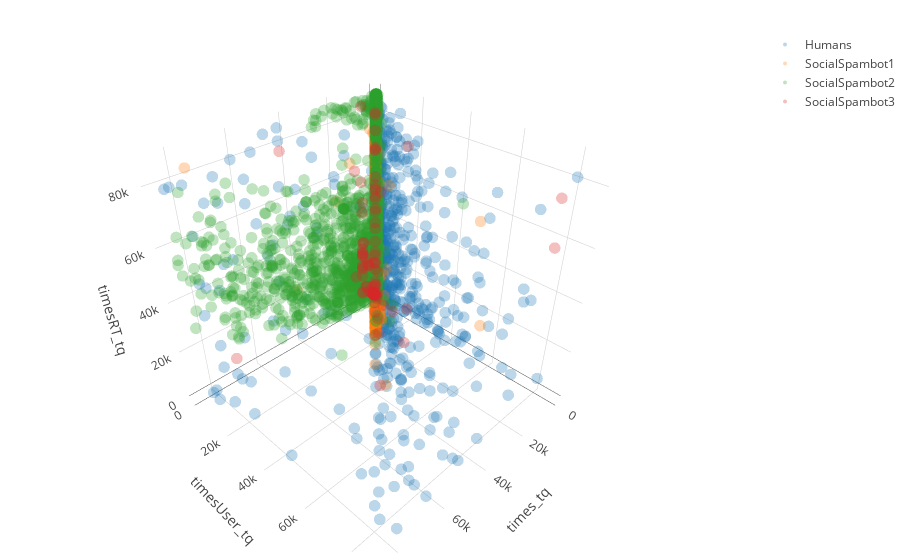

Source (notebook cell):
### Code cell
plotearVars([
    ['times_tq'],
    ['timesUser_tq'],
    ['timesRT_tq'],
])
print()

### Figure 1 — Plotly figure (JSON) as saved in the notebook; plotly's stock layout.template omitted (floating-point values rounded to 4 significant figures; data arrays with more than 128 entries replaced by an {"elided": "..."} marker saying what was removed)
{"data": [{"marker": {"opacity": 0.3, "size": 4}, "mode": "markers", "name": "Humans", "type": "scatter3d", "uid": "48c97b01-87b7-4895-a7bb-9ddbb899980e", "x": {"elided": "1083 int values"}, "y": {"elided": "1083 float values"}, "z": {"elided": "1083 float values"}}, {"marker": {"opacity": 0.3, "size": 4}, "mode": "markers", "name": "SocialSpambot1", "type": "scatter3d", "uid": "ebb6e763-3930-4342-aa92-15acc84ee26d", "x": {"elided": "991 int values"}, "y": {"elided": "991 float values"}, "z": {"elided": "991 int values"}}, {"marker": {"opacity": 0.3, "size": 4}, "mode": "markers", "name": "SocialSpambot2", "type": "scatter3d", "uid": "ba331665-7406-4288-8566-3ef7869db931", "x": {"elided": "3457 int values"}, "y": {"elided": "3457 float values"}, "z": {"elided": "3457 int values"}}, {"marker": {"opacity": 0.3, "size": 4}, "mode": "markers", "name": "SocialSpambot3", "type": "scatter3d", "uid": "45d7f79f-06eb-4f0a-b52e-91c3ee62c19e", "x": {"elided": "464 int values"}, "y": {"elided": "464 float values"}, "z": {"elided": "464 int values"}}], "layout": {"margin": {"b": 0, "l": 0, "r": 0, "t": 30}, "scene": {"aspectmode": "cube", "xaxis": {"title": {"text": "times_tq"}}, "yaxis": {"title": {"text": "timesUser_tq"}}, "zaxis": {"title": {"text": "timesRT_tq"}}}}}
